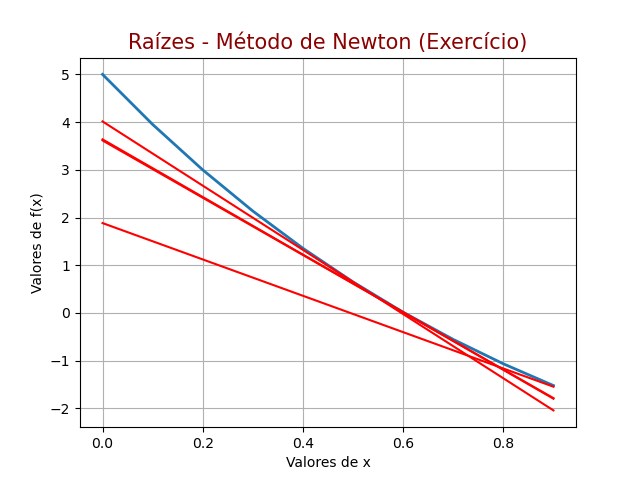

This chart was generated by the following Python code:
from funcs_excc import func, d_func
import os
import numpy as np
import matplotlib
matplotlib.use('Agg')
import matplotlib.pyplot as plt

cwd = os.path.join(os.getcwd(), "testes", "teste-2", "Newton")
img = os.path.join(cwd, "Newton_excc.png")

a = int(input("\nInsira o início do intervalo (a): "))
b = int(input("Insira o fim do intervalo (b): "))
while a > b:
    print("\nO (a) é maior que o (b)")
    a = int(input("Insira novos valores para o início do intervalo (a): "))
    b = int(input("Insira novos valores para o fim do intervalo (b): "))

fa = func(a)
fb = func(b)

while (fa * fb) > 0:
    print("\nEsse intervalo não contém uma raiz, tente um novo")
    a = int(input("Insira novos valores para o início do intervalo (a): "))
    b = int(input("Insira novos valores para o fim do intervalo (b): "))
    while a > b:
        print("\nO (a) é maior que o (b)")
        a = int(input("Insira novos valores para o início do intervalo (a): "))
        b = int(input("Insira novos valores para o fim do intervalo (b): "))    
    fa = func(a)
    fb = func(b)

erro = 10 ** (-5)
k = 0 
x0 = 1
fx = func(x0)
dfx = d_func(x0)
x_c = []
r_c = []
X = np.arange(a, b, (b - a) * 0.1)
y = list(map(func, X))

font = {'color':  'darkred',
        'weight': 'normal',
        'size': 15
        }
fig = plt.figure()
plt.plot(X, y, linewidth = 2)

while abs(fx) > erro:
    k += 1    
    x_c.append(X)
    r = (dfx * (X - x0)) + fx    
    r_c.append(r)        
    xk = x0 - (fx / dfx)    
    x0 = xk
    fx = func(x0)    
    dfx = d_func(x0)

for x in range(0, k):
    plt.plot(x_c[x], r_c[x], 'r')

plt.title("Raízes - Método de Newton (Exercício)", fontdict = font)
plt.xlabel("Valores de x")
plt.ylabel("Valores de f(x)")
plt.grid()
fig.savefig(img)

print(f"\nNúmero de iterações: {k}")
print("Raiz da função: {:.11f}".format(xk))
print("Função aplicada na raiz: {:.11f}".format(fx))

# Gráfico plotado para valores de:
# a = 0
# b = 1